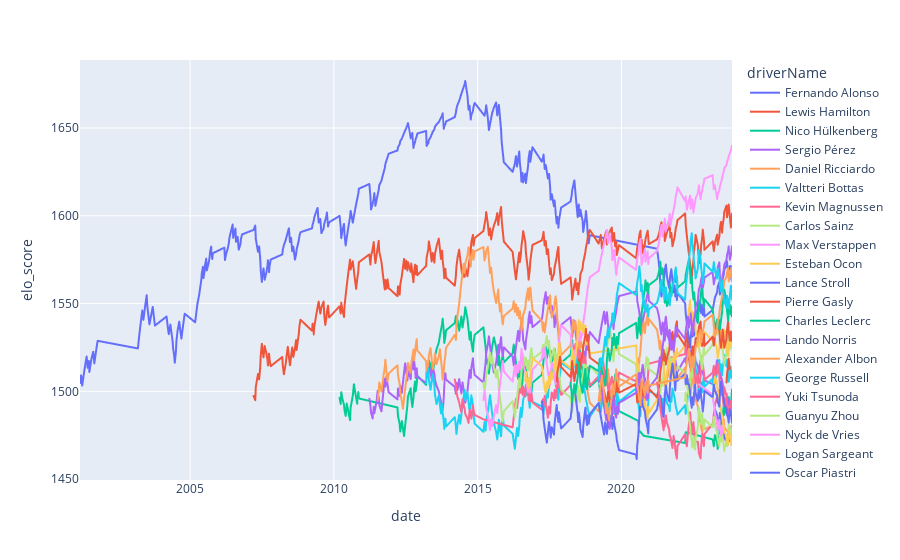

Write notebook code for a chart like this one.
### Code cell
drivers_23 = set(vis_df.loc[vis_df["year"] == 2023, "driverId"])
df_23 = vis_df[vis_df["driverId"].isin(drivers_23)].sort_values(["year", "round"])

px.line(df_23, x="date", y="elo_score", color="driverName")
